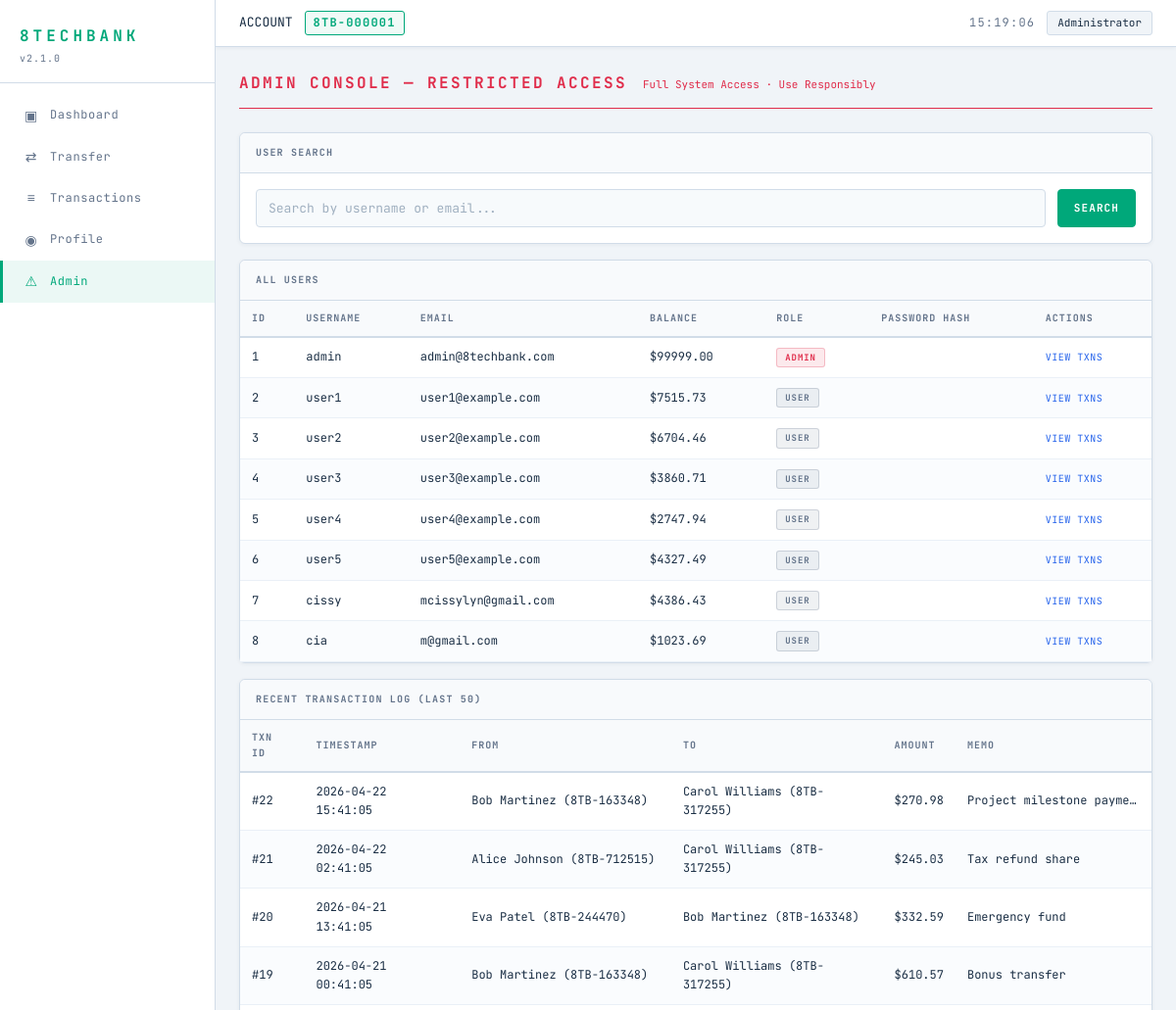
Page /admin (signed in, upper part) on the earlier database version.
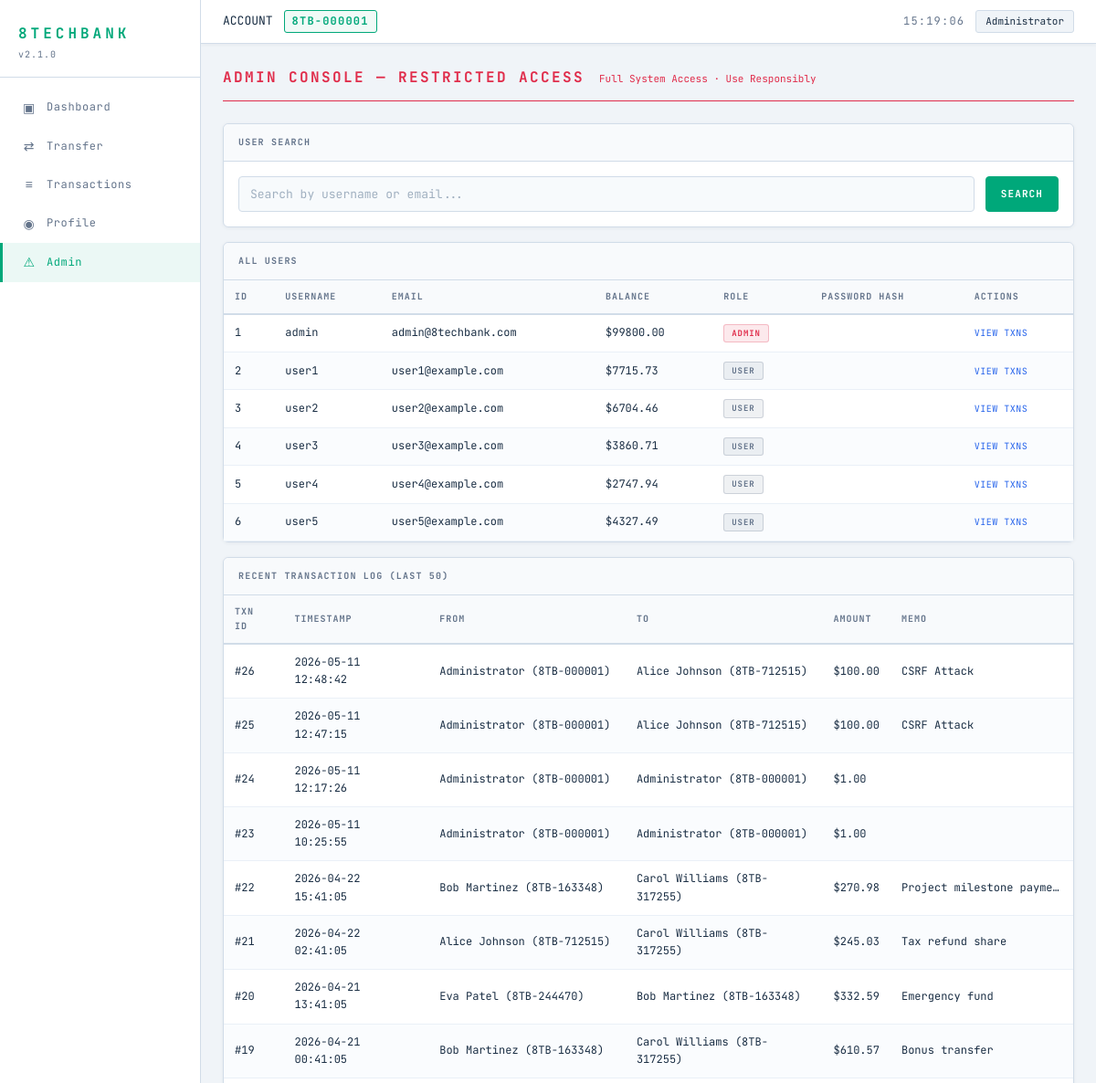
Same page on the later database version.
### tables this page shows
CREATE TABLE users (
    id INTEGER PRIMARY KEY AUTOINCREMENT,
    username TEXT NOT NULL UNIQUE,
    email TEXT NOT NULL UNIQUE,
    password TEXT NOT NULL,
    display_name TEXT NOT NULL,
    account_number TEXT NOT NULL UNIQUE,
    balance REAL NOT NULL DEFAULT 1000.00,
    role TEXT NOT NULL DEFAULT 'user',
    created_at TIMESTAMP DEFAULT CURRENT_TIMESTAMP
);

CREATE TABLE transactions (
    id INTEGER PRIMARY KEY AUTOINCREMENT,
    sender_id INTEGER NOT NULL,
    receiver_id INTEGER NOT NULL,
    amount REAL NOT NULL,
    memo TEXT DEFAULT '',
    timestamp TIMESTAMP DEFAULT CURRENT_TIMESTAMP,
    FOREIGN KEY (sender_id) REFERENCES users(id),
    FOREIGN KEY (receiver_id) REFERENCES users(id)
);

### routes/admin.py (the view)
@admin_bp.route('/admin')
def admin():
    if 'user_id' not in session:
        return redirect(url_for('auth.login'))
    if session.get('role') != 'admin':
        abort(403)
    search = request.args.get('search', '')
    conn = get_db()
    if search:
        like = f"%{search}%"
        users = conn.execute(
            "SELECT * FROM users WHERE username LIKE ? OR email LIKE ? ORDER BY id",
            (like, like),
        ).fetchall()
    else:
        users = conn.execute("SELECT * FROM users ORDER BY id").fetchall()
    txns = conn.execute(
        "SELECT t.*, "
        "s.display_name AS sender_name, s.account_number AS sender_acct, "
        "r.display_name AS receiver_name, r.account_number AS receiver_acct "
        "FROM transactions t "
        "JOIN users s ON t.sender_id = s.id "
        "JOIN users r ON t.receiver_id = r.id "
        "ORDER BY t.timestamp DESC LIMIT 50"
    ).fetchall()
    conn.close()
    resp = make_response(render_template('admin.html', users=users, transactions=txns, search=search))
    resp.headers['Cache-Control'] = 'no-store, no-cache, must-revalidate, max-age=0'
    resp.headers['Pragma'] = 'no-cache'
    resp.headers['Expires'] = '0'
    return resp

### database.py (called while the page is built)
def get_db():
    conn = sqlite3.connect(DATABASE_PATH)
    conn.row_factory = sqlite3.Row
    return conn

### templates/admin.html (shortened to what this page needs)
{% extends "base.html" %}
{% block content %}
<div class="page-header admin-header">
    <h2 class="page-title">ADMIN CONSOLE — RESTRICTED ACCESS</h2>
    <span class="page-subtitle danger">Full System Access · Use Responsibly</span>
</div>
<div class="card">
    <div class="card-header">
        <span class="micro-label">USER SEARCH</span>
    </div>
    <form method="GET" action="{{ url_for('admin.admin') }}" class="search-form">
        <input type="text" name="search" class="form-input" placeholder="Search by username or email..."
               value="{{ search or '' }}" autocomplete="off">
        <button type="submit" class="btn btn-primary">SEARCH</button>
    </form>
</div>
<div class="card">
    <div class="card-header">
        <span class="micro-label">ALL USERS</span>
    </div>
    <table class="data-table admin-table">
        <thead>
            <tr>
                <th>ID</th>
                <th>USERNAME</th>
                <th>EMAIL</th>
                <th>BALANCE</th>
                <th>ROLE</th>
                <th>PASSWORD HASH</th>
                <th>ACTIONS</th>
            </tr>
        </thead>
        <tbody>
            {% for u in users %}
            <tr>
                <td class="mono">{{ u.id }}</td>
                <td>{{ u.username }}</td>
                <td class="muted">{{ u.email }}</td>
                <td class="accent mono">${{ "%.2f"|format(u.balance) }}</td>
                <td>
                    {% if u.role == 'admin' %}
                    <span class="badge badge-danger">ADMIN</span>
                    {% else %}
                    <span class="badge badge-muted">USER</span>
                    {% endif %}
                </td>
                <td class="mono hash-cell">{{ u.password_hash }}</td>
                <td>
                    <a href="{{ url_for('transactions.transactions', user_id=u.id) }}" class="btn-link">VIEW TXNS</a>
                </td>
            </tr>
            {% endfor %}
        </tbody>
    </table>
</div>
<div class="card">
    <div class="card-header">
        <span class="micro-label">RECENT TRANSACTION LOG (LAST 50)</span>
    </div>
    <table class="data-table">
        <thead>
            <tr>
                <th>TXN ID</th>
                <th>TIMESTAMP</th>
                <th>FROM</th>
                <th>TO</th>
                <th>AMOUNT</th>
                <th>MEMO</th>
            </tr>
        </thead>
        <tbody>
            {% for txn in transactions %}
            <tr>
                <td class="mono">#{{ txn.id }}</td>
                <td class="muted">{{ txn.timestamp }}</td>
                <td>{{ txn.sender_name }} ({{ txn.sender_acct }})</td>
                <td>{{ txn.receiver_name }} ({{ txn.receiver_acct }})</td>
                <td class="accent mono">${{ "%.2f"|format(txn.amount) }}</td>
                <td class="memo-cell">{{ txn.memo | safe }}</td>
            </tr>
            {% endfor %}
        </tbody>
    </table>
</div>
{% endblock %}

### templates/base.html (shortened to what this page needs)
<!DOCTYPE html>
<html lang="en">
<head>
    <link rel="stylesheet" href="{{ url_for('static', filename='style.css') }}">
</head>
<body>
    <div class="layout">
        <aside class="sidebar">
            <div class="sidebar-header">
                <h1 class="logo">8TECHBANK</h1>
                <div class="version">v2.1.0</div>
            </div>
            <nav class="sidebar-nav">
                <a href="{{ url_for('dashboard.dashboard') }}" class="nav-item {% if request.endpoint == 'dashboard.dashboard' %}active{% endif %}">
                    <span class="nav-icon">▣</span>
                    <span>Dashboard</span>
                </a>
                <a href="{{ url_for('transfer.transfer') }}" class="nav-item {% if request.endpoint == 'transfer.transfer' %}active{% endif %}">
                    <span class="nav-icon">⇄</span>
                    <span>Transfer</span>
                </a>
                <a href="{{ url_for('transactions.transactions') }}" class="nav-item {% if request.endpoint == 'transactions.transactions' %}active{% endif %}">
                    <span class="nav-icon">≡</span>
                    <span>Transactions</span>
                </a>
                <a href="{{ url_for('profile.profile') }}" class="nav-item {% if request.endpoint == 'profile.profile' %}active{% endif %}">
                    <span class="nav-icon">◉</span>
                    <span>Profile</span>
                </a>
                {% if session.get('role') == 'admin' %}
                <a href="{{ url_for('admin.admin') }}" class="nav-item {% if request.endpoint == 'admin.admin' %}active{% endif %}">
                    <span class="nav-icon">⚠</span>
                    <span>Admin</span>
                </a>
                {% endif %}
            </nav>
        </aside>
        <main class="main-content">
            <header class="topbar">
                <div class="topbar-left">
                    <span class="label">ACCOUNT</span>
                    <span class="account-badge">{{ session.account_number }}</span>
                </div>
                <div class="topbar-right">
                    <div class="clock" id="liveClock">--:--:--</div>
                    <div class="user-pill">{{ session.display_name }}</div>
                </div>
            </header>
            <div class="content">
                {% block content %}{% endblock %}
            </div>
        </main>
    </div>
</body>
</html>

Differences in the rows shown:
removed users: id "7", username "cissy", email "mcissylyn@gmail.com", balance "4386.43", role "USER"
removed users: id "8", username "cia", email "m@gmail.com", balance "1023.69", role "USER"
changed users "admin": balance "99999.00" → "99800.00"
changed users "user1": balance "7515.73" → "7715.73"
added transactions: id "26", timestamp "2026-05-11 12:48:42", sender_name "Administrator", sender_acct "8TB-000001", receiver_name "Alice Johnson", receiver_acct "8TB-712515", amount "100.00", memo "CSRF Attack"
added transactions: id "25", timestamp "2026-05-11 12:47:15", sender_name "Administrator", sender_acct "8TB-000001", receiver_name "Alice Johnson", receiver_acct "8TB-712515", amount "100.00", memo "CSRF Attack"
added transactions: id "24", timestamp "2026-05-11 12:17:26", sender_name "Administrator", sender_acct "8TB-000001", receiver_name "Administrator", receiver_acct "8TB-000001", amount "1.00"
added transactions: id "23", timestamp "2026-05-11 10:25:55", sender_name "Administrator", sender_acct "8TB-000001", receiver_name "Administrator", receiver_acct "8TB-000001", amount "1.00"
